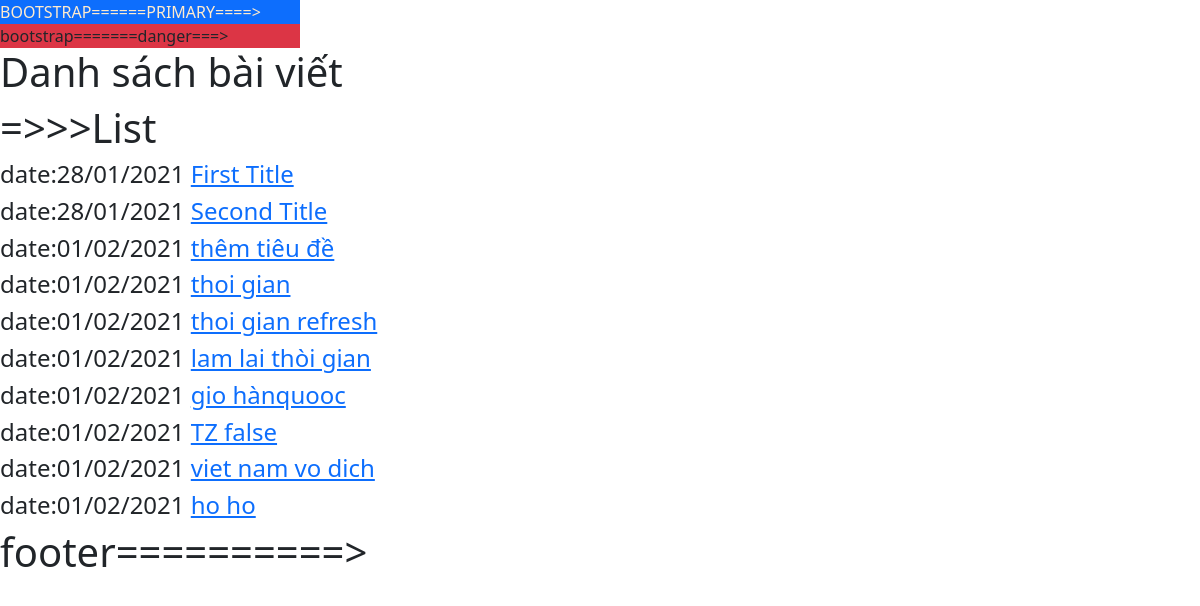
Screenshot of /blog/blog with the database file from the repository.
### blog/models.py (models this page shows, shortened)
class Post(models.Model):
    title = models.CharField(max_length=100)
    body = models.TextField()
    date = models.DateTimeField(auto_now_add=True)

### blog/views.py (the view)
# urls.py: url('blog', views.list)
def list(request):
    Data = {'Posts':Post.objects.all()}
    return render(request, 'blog.html',Data)

### blog/templates/blog.html (shortened to what this page needs)
{% extends "pages/base.html" %}
{% block content %}
<h1 >Danh sách bài viết</h1>
<h1 >=>>>List</h1>
{% for post in Posts %}
   <h4>date:{{post.date|date:'d/m/Y'}}  <a href="/redirect?Id=">{{post.title}}</a></h4>
{% endfor %}
{% endblock %}

### Home/templates/pages/base.html (shortened to what this page needs)
<!DOCTYPE html>
<html lang="en">
<head>
   {% load staticfiles %}
   <link rel="stylesheet" href="{% static 'bootstrap-5.0.0/css/bootstrap.min.css' %}" type="text/css">
    <link rel="stylesheet" href="{% static 'css/styles.css' %}" type="text/css">
</head>
<body>
   <div class='col-3 bg-primary'>
   <span class = 'title-home'>bootstrap======primary====></span>
   </div>
   <div class='col-3 bg-danger'>
   <span>bootstrap=======danger===></span>
   </div>
   {% block content %}
   {% endblock %}
   <h1>footer==========></h1>
</body>
</html>

### static/css/styles.css (style rules this page uses)
.title-home { color: blanchedalmond; text-transform: uppercase; }

### rows the page displays
Post: date "28/01/2021", title "First Title"
Post: date "28/01/2021", title "Second Title"
Post: date "01/02/2021", title "thêm tiêu đề"
Post: date "01/02/2021", title "thoi gian"
Post: date "01/02/2021", title "thoi gian refresh"
Post: date "01/02/2021", title "lam lai thòi gian"
Post: date "01/02/2021", title "gio hànquooc"
Post: date "01/02/2021", title "TZ false"
Post: date "01/02/2021", title "viet nam vo dich"
Post: date "01/02/2021", title "ho ho"
